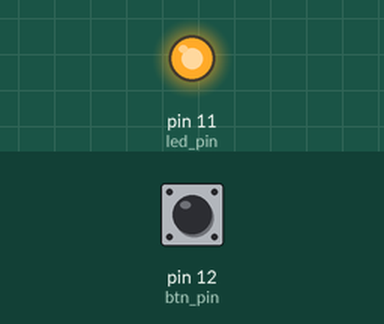
Recording of a program running on a simulated Raspberry Pi (header pin numbers). On the bench: output pins drawn as LEDs (lit = HIGH). Dashed ring = blinking. The inputs (shaded band) are chosen by the test bench; at power-on: pin 12 (btn_pin) HIGH.

Above: at 1.2 s.
1.3 s: pin 12 (btn_pin) pulled LOW for 1 s
At 1.55 s:
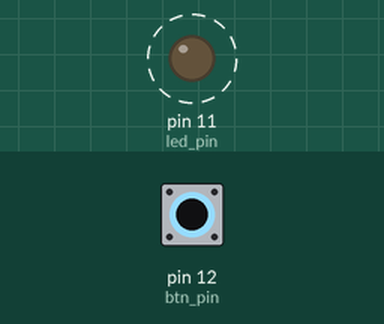
4.3 s: pin 12 (btn_pin) pulled LOW for 3.2 s
At 8.2 s:
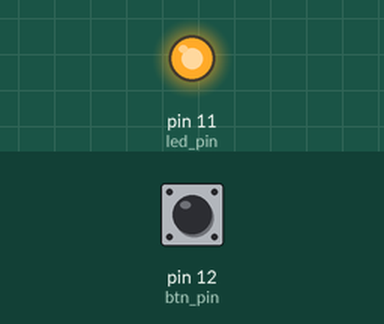
Timing chart, 0 to 9.7 s (numbered marks = the images above; inputs shaded):
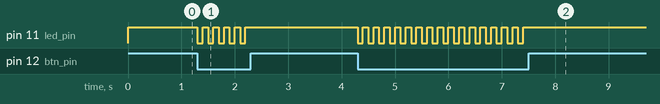

The program:

btn_exp.py
```python
import RPi.GPIO as GPIO
from time import sleep

led_pin = 11
btn_pin = 12

GPIO.setwarnings(False)
GPIO.setmode(GPIO.BOARD)
GPIO.setup(led_pin, GPIO.OUT, initial=GPIO.HIGH)
GPIO.setup(btn_pin, GPIO.IN, pull_up_down=GPIO.PUD_UP)


while True:
    GPIO.output(led_pin, GPIO.HIGH)
    while GPIO.input(btn_pin) == GPIO.LOW:
        GPIO.output(led_pin, GPIO.LOW)
        sleep(.1)
        GPIO.output(led_pin, GPIO.HIGH)
        sleep(.1)


GPIO.cleanup()
```

Measured:
- after the input at 1.3 s, pin 11 (led_pin): alternates HIGH for 0.10 s and LOW for 0.10 s, 10 changes in all, then stays HIGH, starting at once
- after the input at 4.3 s, pin 11 (led_pin): alternates HIGH for 0.10 s and LOW for 0.10 s, 32 changes in all, then stays HIGH, starting at once
